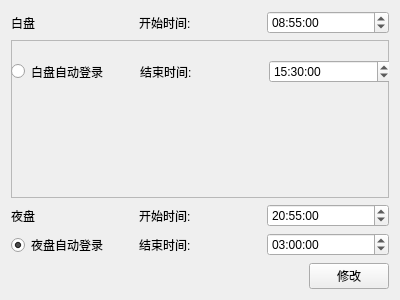
<?xml version="1.0" encoding="UTF-8"?>
<ui version="4.0">
 <class>TimeControl</class>
 <widget class="QWidget" name="TimeControl">
  <property name="geometry">
   <rect>
    <x>0</x>
    <y>0</y>
    <width>400</width>
    <height>300</height>
   </rect>
  </property>
  <property name="windowTitle">
   <string>Form</string>
  </property>
  <layout class="QVBoxLayout" name="verticalLayout">
   <item>
    <layout class="QHBoxLayout" name="horizontalLayout">
     <item>
      <widget class="QLabel" name="label">
       <property name="text">
        <string>白盘</string>
       </property>
      </widget>
     </item>
     <item>
      <widget class="QLabel" name="label_2">
       <property name="text">
        <string>开始时间:</string>
       </property>
      </widget>
     </item>
     <item>
      <widget class="QTimeEdit" name="begin_1">
       <property name="time">
        <time>
         <hour>8</hour>
         <minute>55</minute>
         <second>0</second>
        </time>
       </property>
      </widget>
     </item>
    </layout>
   </item>
   <item>
    <widget class="QFrame" name="frame">
     <property name="frameShape">
      <enum>QFrame::StyledPanel</enum>
     </property>
     <property name="frameShadow">
      <enum>QFrame::Raised</enum>
     </property>
     <widget class="QWidget" name="">
      <property name="geometry">
       <rect>
        <x>0</x>
        <y>20</y>
        <width>381</width>
        <height>23</height>
       </rect>
      </property>
      <layout class="QHBoxLayout" name="horizontalLayout_2">
       <item>
        <widget class="QRadioButton" name="radioButton_day">
         <property name="text">
          <string>白盘自动登录</string>
         </property>
         <property name="checked">
          <bool>true</bool>
         </property>
        </widget>
       </item>
       <item>
        <widget class="QLabel" name="label_3">
         <property name="text">
          <string>结束时间:</string>
         </property>
        </widget>
       </item>
       <item>
        <widget class="QTimeEdit" name="end_1">
         <property name="time">
          <time>
           <hour>15</hour>
           <minute>30</minute>
           <second>0</second>
          </time>
         </property>
        </widget>
       </item>
      </layout>
     </widget>
    </widget>
   </item>
   <item>
    <layout class="QHBoxLayout" name="horizontalLayout_3">
     <item>
      <widget class="QLabel" name="label_5">
       <property name="text">
        <string>夜盘</string>
       </property>
      </widget>
     </item>
     <item>
      <widget class="QLabel" name="label_6">
       <property name="text">
        <string>开始时间:</string>
       </property>
      </widget>
     </item>
     <item>
      <widget class="QTimeEdit" name="begin_2">
       <property name="time">
        <time>
         <hour>20</hour>
         <minute>55</minute>
         <second>0</second>
        </time>
       </property>
      </widget>
     </item>
    </layout>
   </item>
   <item>
    <layout class="QHBoxLayout" name="horizontalLayout_4">
     <item>
      <widget class="QRadioButton" name="radioButton_night">
       <property name="text">
        <string>夜盘自动登录</string>
       </property>
       <property name="checked">
        <bool>true</bool>
       </property>
      </widget>
     </item>
     <item>
      <widget class="QLabel" name="label_4">
       <property name="text">
        <string>结束时间:</string>
       </property>
      </widget>
     </item>
     <item>
      <widget class="QTimeEdit" name="end_2">
       <property name="time">
        <time>
         <hour>3</hour>
         <minute>0</minute>
         <second>0</second>
        </time>
       </property>
      </widget>
     </item>
    </layout>
   </item>
   <item>
    <layout class="QHBoxLayout" name="horizontalLayout_5">
     <item>
      <spacer name="horizontalSpacer">
       <property name="orientation">
        <enum>Qt::Horizontal</enum>
       </property>
       <property name="sizeHint" stdset="0">
        <size>
         <width>40</width>
         <height>20</height>
        </size>
       </property>
      </spacer>
     </item>
     <item>
      <widget class="QPushButton" name="pushButton">
       <property name="text">
        <string>修改</string>
       </property>
      </widget>
     </item>
    </layout>
   </item>
  </layout>
 </widget>
 <resources/>
 <connections/>
</ui>
